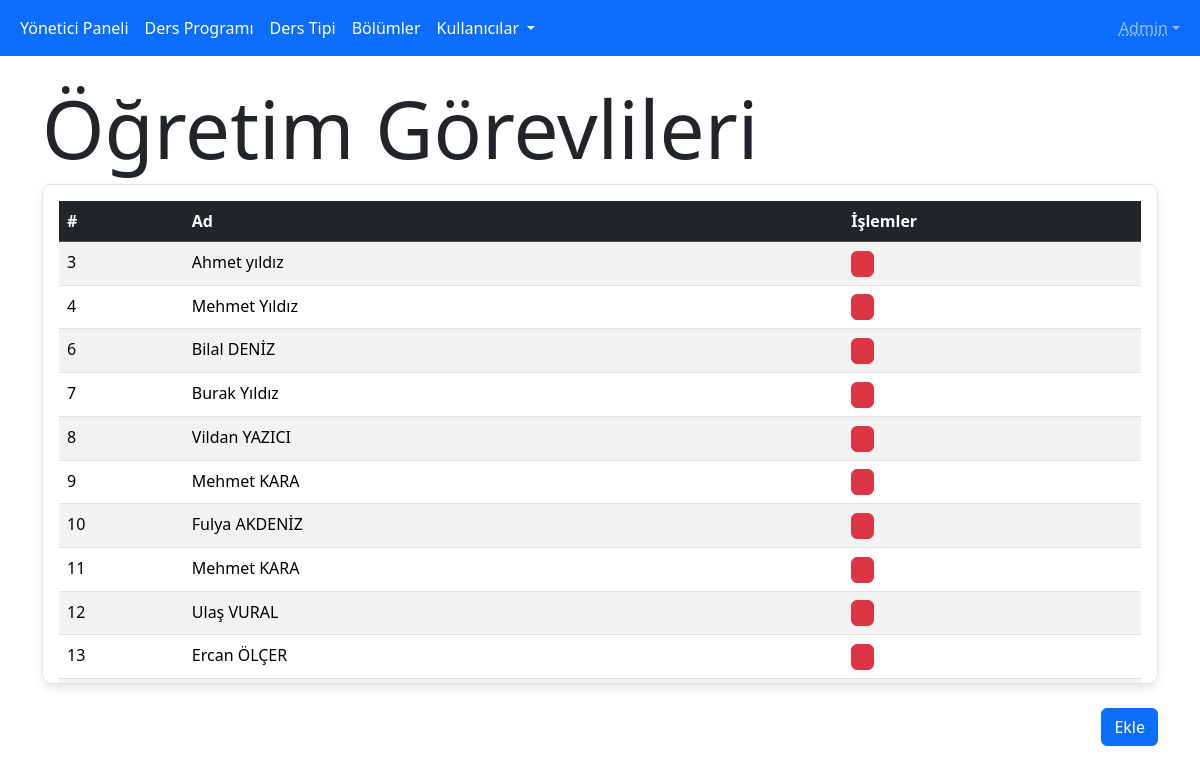
/dashboard/teacher (signed in), run on the app's committed database.
### website/models.py (models this page shows)
class BaseModel(Model):
    class Meta:
        database = db

class User(BaseModel):
    name = CharField(max_length=255)
    department = ForeignKeyField(Department, backref='users',
                                 null=True)  # Eğer kullanıcı öğrenci değilse, boş olabilir.
    grade = IntegerField(null=True)  # Öğrenci değilse boş olabilir.
    type = IntegerField()  # 0: Öğrenci, 1: Öğretim Görevlisi, 2: Yönetici
    password = CharField(max_length=255) # Şifre
    class Meta:
        table_name = 'users'

### website/dashboard.py (the view)
@dashboard.route('/teacher')
def teacher_page():
    teachers = User.select().where(User.type == 1)
    return render_template('teacher/index.html', teachers=teachers)

### website/__init__.py (called while the page is built)
def create_app() -> Flask:
    app = Flask(__name__)
    app.secret_key = "B1zdkpOQ3AbJBvSaJrlCWMITM1uQwwmIbTImjIRFGkSr74J1TDp6J3Yzzl4a3Qgq96vMNf0hSSD0fouM"
    app.config['ROOT_URL'] = Path(__file__).parent.parent
    print(f"Proje {app.config['ROOT_URL']} dizininde çalıştırılıyor")
    @app.before_request
    def login_required():
        if not ((session.get('id', None)) or
                (request.endpoint and request.endpoint in ('auth.login', 'static'))):
            flash('Önce Giriş Yapın', 'danger'),
            return redirect(url_for('auth.login', next=request.url))
    app.register_blueprint(auth, url_prefix='/auth')
    app.register_blueprint(dashboard, url_prefix='/dashboard')
    app.register_blueprint(website)
    return app

### website/dashboard.py (called while the page is built)
@dashboard.before_request
def before_request():
    if session.get('type', 0) != 2:
        flash("Yönetici değilsiniz!", "danger")
        return redirect(url_for('auth.login'))

### website/templates/dashboard/teacher/index.html (shortened to what this page needs)
{% extends "dashboard/layout.html" %}
{% block content %}
    <h1 class="display-1">Öğretim Görevlileri</h1>
        <div class="row justify-content-center">
            <div class="w-100">
                <div class="table-container p-3 bg-white overflow-y-auto">
                    <table class="table table-striped table-hover">
                        <thead class="table-dark">
                            <tr>
                                <th>#</th>
                                <th>Ad</th>
                                <th>İşlemler</th>
                            </tr>
                        </thead>
                        <tbody>
                            {% for teacher in teachers  %}
                                <tr>
                                    <td>{{ teacher.id }}</td>
                                    <td>{{ teacher.name }}</td>
                                    <td>
                                        <a href="{{ url_for('dashboard.teacher_delete', id=teacher.id) }}" class="btn btn-danger px-1 py-0" onclick="return window.confirm('Silmek istediğinize emin misiniz?')">
                                            <i class="bi bi-x-lg"></i>
                                        </a>
                                    </td>
                                </tr>
                            {% endfor %}
                        </tbody>
                    </table>
                </div>
            </div>
        </div>
    <br>
    <a href="{{ url_for('dashboard.teacher_add') }}" class="btn btn-primary float-end">Ekle</a>
{% endblock %}

### website/templates/dashboard/teacher/index.html (style rules this page uses)
.table-container { max-height: 500px; border: 1px solid #dee2e6; border-radius: 10px; box-shadow: 0 4px 10px rgba(0, 0, 0, 0.1); }

### data on the page
User: id "3", name "Ahmet yıldız"
User: id "4", name "Mehmet Yıldız"
User: id "6", name "Bilal DENİZ"
User: id "7", name "Burak Yıldız"
User: id "8", name "Vildan YAZICI"
User: id "9", name "Mehmet KARA"
User: id "10", name "Fulya AKDENİZ"
User: id "11", name "Mehmet KARA"
User: id "12", name "Ulaş VURAL"
User: id "13", name "Ercan ÖLÇER"

### other printed values
{{ session['name'] }} "Admin"
